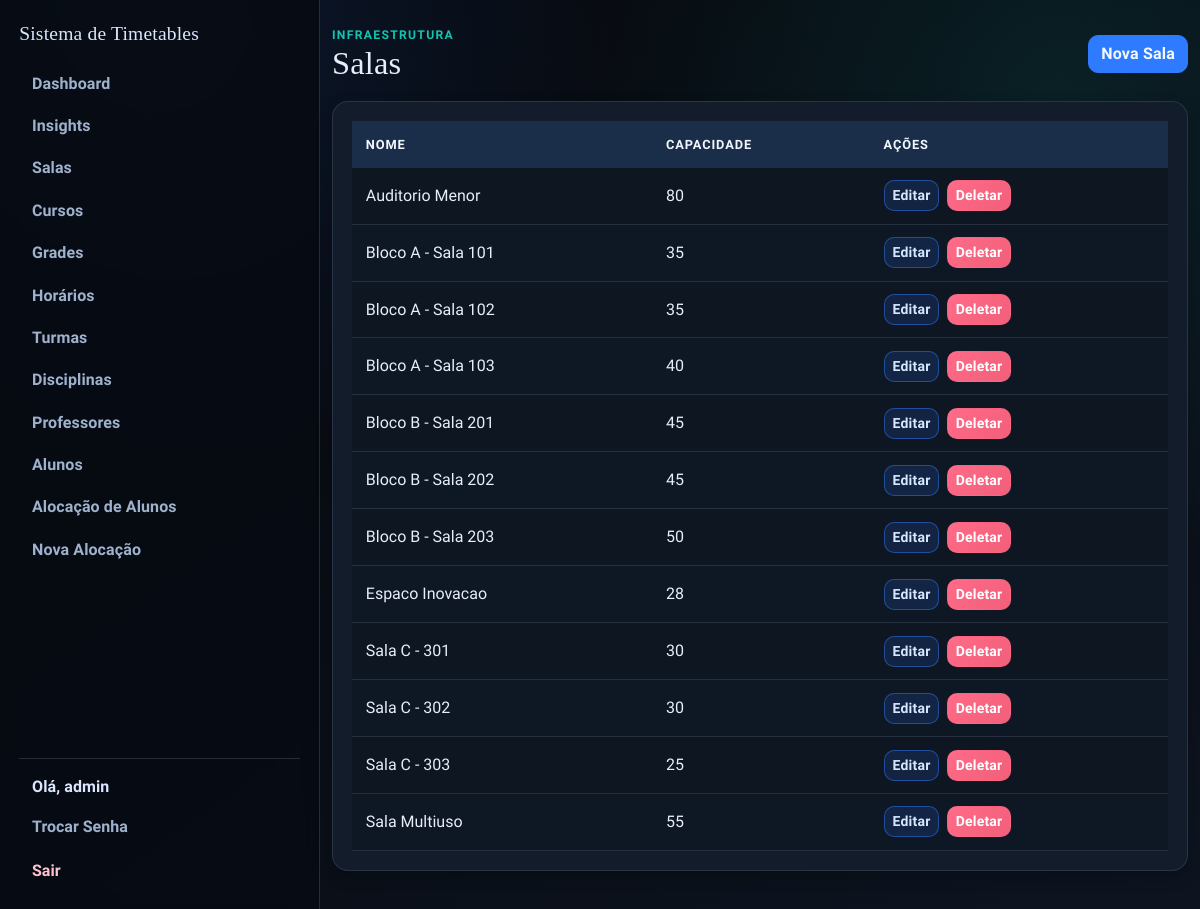
Page /salas (signed in) on the committed database.
### app/models.py (models this page shows, shortened)
class User(UserMixin, db.Model):
    id = db.Column(db.Integer, primary_key=True)
    username = db.Column(db.String(64), unique=True, nullable=False)
    email = db.Column(db.String(120), unique=True, nullable=False)
    password_hash = db.Column(db.String(128))
    role = db.Column(db.String(20), default='professor')  # 'admin' or 'professor'
    disciplinas_aptas = db.relationship(
        "Disciplina",
        secondary=professor_disciplina,
        lazy="select",
        backref=db.backref("professores_aptos", lazy="select"),
    )
    def is_admin(self):
        return self.role == 'admin'

class Sala(db.Model):
    id = db.Column(db.Integer, primary_key=True)
    nome = db.Column(db.String(100), nullable=False)
    capacidade = db.Column(db.Integer, nullable=False)

### app/routes/admin.py (the view)
@bp.route("/salas")
@login_required
@admin_required
def salas():
    salas = Sala.query.order_by(Sala.nome.asc()).all()
    delete_form = DeleteForm()
    return render_template("salas.html", salas=salas, delete_form=delete_form)

### app/models.py (called while the page is built)
@login_manager.user_loader
def load_user(user_id):
    return db.session.get(User, int(user_id))

### app/routes/helpers.py (called while the page is built)
def admin_required_redirect():
    if getattr(current_user, "is_authenticated", False) and current_user.is_admin():
        return None
    flash("Acesso restrito ao administrador.", "danger")
    return redirect(url_for("main.index"))

def admin_required(view_func):
    @wraps(view_func)
    def wrapper(*args, **kwargs):
        guard = admin_required_redirect()
        if guard:
            return guard
        return view_func(*args, **kwargs)
    return wrapper

### templates/salas.html (shortened to what this page needs)
{% extends "base.html" %}
{% block content %}
<section class="stagger-in">
  <div class="page-head">
    <div>
      <p class="eyebrow">Infraestrutura</p>
      <h1>Salas</h1>
    </div>
    <a href="{{ url_for('main.new_sala') }}" class="btn btn-primary">Nova Sala</a>
  </div>
  <div class="surface table-shell">
    <div class="table-responsive">
      <table class="table">
        <thead>
          <tr>
            <th>Nome</th>
            <th>Capacidade</th>
            <th>Ações</th>
          </tr>
        </thead>
        <tbody>
          {% for sala in salas %}
          <tr>
            <td>{{ sala.nome }}</td>
            <td>{{ sala.capacidade }}</td>
            <td class="actions-cell">
              <a href="{{ url_for('main.edit_sala', id=sala.id) }}" class="btn btn-sm btn-edit">Editar</a>
              <form
                method="POST"
                action="{{ url_for('main.delete_sala', id=sala.id) }}"
                class="d-inline"
                onsubmit="return confirm('Tem certeza que deseja deletar esta sala?');"
              >
                <button type="submit" class="btn btn-sm btn-danger">Deletar</button>
              </form>
            </td>
          </tr>
          {% endfor %}
        </tbody>
      </table>
    </div>
  </div>
</section>
{% endblock %}

### templates/base.html (shortened to what this page needs)
<!doctype html>
<html lang="pt-br">
  <head>
    <link
      href="https://cdn.jsdelivr.net/npm/bootstrap@5.1.3/dist/css/bootstrap.min.css"
      rel="stylesheet"
    />
    <link rel="stylesheet" href="{{ url_for('static', filename='css/styles.css') }}" />
  </head>
  <body>
    {% if current_user.is_authenticated %}
    <div class="app-shell">
      <aside class="app-sidebar">
        <a class="app-brand" href="{{ url_for('main.index') }}">Sistema de Timetables</a>
        <nav class="sidebar-nav">
          <ul class="nav flex-column gap-1">
            {% if current_user.is_admin() %}
            <li class="nav-item">
              <a class="sidebar-link" href="{{ url_for('main.admin_dashboard') }}">Dashboard</a>
            </li>
            <li class="nav-item">
              <a class="sidebar-link" href="{{ url_for('main.admin_insights') }}">Insights</a>
            </li>
            <li class="nav-item">
              <a class="sidebar-link" href="{{ url_for('main.salas') }}">Salas</a>
            </li>
            <li class="nav-item">
              <a class="sidebar-link" href="{{ url_for('main.cursos') }}">Cursos</a>
            </li>
            <li class="nav-item">
              <a class="sidebar-link" href="{{ url_for('main.grades') }}">Grades</a>
            </li>
            <li class="nav-item">
              <a class="sidebar-link" href="{{ url_for('main.horarios') }}">Hor&aacute;rios</a>
            </li>
            <li class="nav-item">
              <a class="sidebar-link" href="{{ url_for('main.turmas') }}">Turmas</a>
            </li>
            <li class="nav-item">
              <a class="sidebar-link" href="{{ url_for('main.disciplinas') }}">Disciplinas</a>
            </li>
            <li class="nav-item">
              <a class="sidebar-link" href="{{ url_for('main.professores') }}">Professores</a>
            </li>
            <li class="nav-item">
              <a class="sidebar-link" href="{{ url_for('main.alunos') }}">Alunos</a>
            </li>
            <li class="nav-item">
              <a class="sidebar-link" href="{{ url_for('main.matriculas') }}">Aloca&ccedil;&atilde;o de Alunos</a>
            </li>
            <li class="nav-item">
              <a class="sidebar-link" href="{{ url_for('main.new_timetable') }}">Nova Aloca&ccedil;&atilde;o</a>
            </li>
            {% else %}
            <li class="nav-item">
              <a class="sidebar-link" href="{{ url_for('main.professor_dashboard') }}">Minhas Turmas</a>
            </li>
            {% endif %}
          </ul>
        </nav>
        <div class="sidebar-user">
          <span class="sidebar-greeting">Ol&aacute;, {{ current_user.username }}</span>
          <a class="sidebar-link" href="{{ url_for('main.change_password') }}">Trocar Senha</a>
          <a class="sidebar-link sidebar-link-logout" href="{{ url_for('main.logout') }}">Sair</a>
        </div>
      </aside>
      <main class="app-content">
        <div class="container app-main">
    {% endif %}
      {% block content %}{% endblock %}
    {% if current_user.is_authenticated %}
        </div>
      </main>
    </div>
    {% else %}
    </main>
    {% endif %}
  </body>
</html>

### static/css/styles.css (style rules this page uses)
:root { --bg-1: #05070b; --bg-2: #0d1420; --surface: #121c2a; --surface-soft: #192636; --ink-1: #e8eef8; --ink-2: #9fb2cd; --line: #273954; --brand: #2f7bff; --brand-strong: #1f5fd0; --accent: #11c5b1; --accent-strong: #0d9788; --ok: #22c55e; --danger: #f25f7a; --warning: #f4b642; --radius-lg: 16px; --radius-md: 10px; --shadow-soft: 0 10px 26px rgba(0, 0, 0, 0.3); --shadow-subtle: 0 6px 16px rgba(0, 0, 0, 0.24); }
* { box-sizing: border-box; }
body { margin: 0; min-height: 100vh; font-family: "Source Sans 3", "Trebuchet MS", sans-serif; color: var(--ink-1); background: radial-gradient(circle at 12% 0%, rgba(47, 123, 255, 0.14), transparent 34%), radial-gradient(circle at 88% 10%, rgba(17, 197, 177, 0.1), transparent 36%), linear-gradient(145deg, var(--bg-1) 0%, var(--bg-2) 100%); }
body::before { content: ""; position: fixed; inset: 0; pointer-events: none; background-image: linear-gradient(rgba(255, 255, 255, 0.02) 1px, transparent 1px), linear-gradient(90deg, rgba(255, 255, 255, 0.02) 1px, transparent 1px); background-size: 42px 42px; opacity: 0.36; z-index: -1; }
h1, h2, h3, h4, h5, h6, .app-brand { font-family: "Bree Serif", Georgia, serif; letter-spacing: 0.2px; }
h1 { margin: 0; font-size: clamp(1.8rem, 2.7vw, 2.4rem); color: var(--ink-1); }
p, label, span, li, input, select, button { letter-spacing: 0.1px; }
.app-shell { display: flex; min-height: 100vh; }
.app-sidebar { width: min(320px, 92vw); display: flex; flex-direction: column; gap: 1rem; padding: 1.2rem; border-right: 1px solid rgba(159, 178, 205, 0.2); background: rgba(7, 12, 19, 0.9); backdrop-filter: blur(8px); }
.app-brand { display: inline-flex; align-items: center; color: #dbe7ff; font-size: 1.22rem; text-decoration: none; }
.sidebar-nav { flex: 1; overflow-y: auto; padding-right: 0.2rem; }
.sidebar-link { display: block; width: 100%; color: var(--ink-2); font-weight: 700; text-decoration: none; border-radius: 999px; padding: 0.45rem 0.8rem; transition: background 0.2s ease, color 0.2s ease; }
.sidebar-user { display: grid; gap: 0.35rem; padding-top: 0.8rem; border-top: 1px solid rgba(159, 178, 205, 0.2); }
.sidebar-greeting { color: #dbe7ff; font-weight: 700; padding: 0.2rem 0.8rem; }
.sidebar-link-logout { color: #ffc2cf; }
.app-content { flex: 1; min-width: 0; }
.app-main { padding-top: 1.6rem; padding-bottom: 2.4rem; }
.page-head { display: flex; flex-wrap: wrap; align-items: center; justify-content: space-between; gap: 0.8rem; margin-bottom: 1.15rem; }
.eyebrow { margin: 0; text-transform: uppercase; font-size: 0.76rem; letter-spacing: 1.3px; color: var(--accent); font-weight: 800; }
.surface { background: var(--surface); border: 1px solid rgba(159, 178, 205, 0.16); border-radius: var(--radius-lg); box-shadow: var(--shadow-subtle); }
.form-shell, .table-shell, .section-shell { padding: 1.2rem; }
.table-shell { overflow: hidden; }
.table { margin-bottom: 0; border-collapse: separate; border-spacing: 0; }
.table thead th { background: #1b2e49; color: #f2f7ff; border: none; font-size: 0.8rem; text-transform: uppercase; letter-spacing: 0.9px; font-weight: 700; padding: 0.85rem; }
.table tbody td { border-color: rgba(159, 178, 205, 0.16); color: var(--ink-1); padding: 0.78rem 0.85rem; vertical-align: middle; background: rgba(10, 16, 25, 0.46); }
.table tbody tr:nth-child(even) td { background: rgba(13, 21, 33, 0.6); }
.btn { border-radius: 10px; font-weight: 700; letter-spacing: 0.2px; border-width: 1px; transition: background-color 0.2s ease, border-color 0.2s ease, color 0.2s ease; }
.btn-primary { color: #f3f8ff; background: var(--brand); border-color: var(--brand); }
.btn-edit { color: #d7e7ff; background: rgba(47, 123, 255, 0.15); border-color: rgba(47, 123, 255, 0.48); }
.btn-danger { background: linear-gradient(135deg, #ff6b88 0%, var(--danger) 100%); border-color: transparent; }
.actions-cell { display: flex; align-items: center; flex-wrap: wrap; gap: 0.45rem; }
.actions-cell .btn { margin: 0; }
.actions-cell form { margin: 0; }
.stagger-in { animation: riseIn 0.45s ease both; }

### rows in the picture
User: username "admin"
Sala: nome "Auditorio Menor", capacidade "80"
Sala: nome "Bloco A - Sala 101", capacidade "35"
Sala: nome "Bloco A - Sala 102", capacidade "35"
Sala: nome "Bloco A - Sala 103", capacidade "40"
Sala: nome "Bloco B - Sala 201", capacidade "45"
Sala: nome "Bloco B - Sala 202", capacidade "45"
Sala: nome "Bloco B - Sala 203", capacidade "50"
Sala: nome "Espaco Inovacao", capacidade "28"
Sala: nome "Sala C - 301", capacidade "30"
Sala: nome "Sala C - 302", capacidade "30"
Sala: nome "Sala C - 303", capacidade "25"
Sala: nome "Sala Multiuso", capacidade "55"
